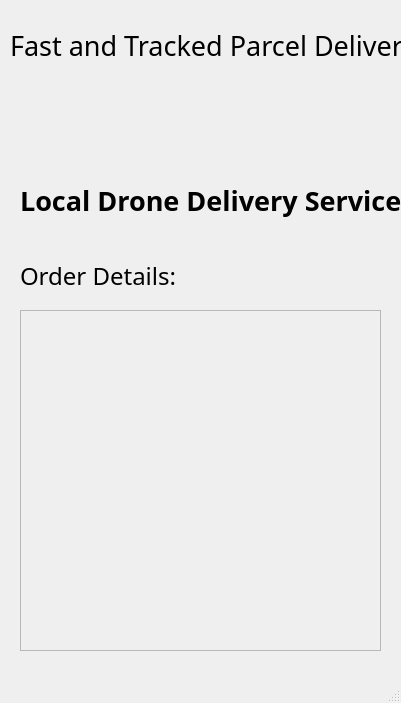
<?xml version="1.0" encoding="UTF-8"?>
<ui version="4.0">
 <class>SignUp</class>
 <widget class="QMainWindow" name="SignUp">
  <property name="geometry">
   <rect>
    <x>0</x>
    <y>0</y>
    <width>401</width>
    <height>703</height>
   </rect>
  </property>
  <property name="windowTitle">
   <string>MainWindow</string>
  </property>
  <property name="autoFillBackground">
   <bool>false</bool>
  </property>
  <property name="styleSheet">
   <string notr="true"/>
  </property>
  <widget class="QWidget" name="centralwidget">
   <property name="styleSheet">
    <string notr="true"/>
   </property>
   <widget class="QLabel" name="label_3">
    <property name="geometry">
     <rect>
      <x>10</x>
      <y>-10</y>
      <width>451</width>
      <height>111</height>
     </rect>
    </property>
    <property name="font">
     <font>
      <family>Segoe UI Semilight</family>
      <pointsize>20</pointsize>
      <weight>50</weight>
      <bold>false</bold>
     </font>
    </property>
    <property name="text">
     <string>Fast and Tracked Parcel Delivery</string>
    </property>
   </widget>
   <widget class="QLabel" name="label_4">
    <property name="geometry">
     <rect>
      <x>20</x>
      <y>170</y>
      <width>381</width>
      <height>61</height>
     </rect>
    </property>
    <property name="font">
     <font>
      <family>Segoe UI Semibold</family>
      <pointsize>20</pointsize>
      <weight>75</weight>
      <bold>true</bold>
     </font>
    </property>
    <property name="text">
     <string>Local Drone Delivery Service</string>
    </property>
   </widget>
   <widget class="QLabel" name="label_5">
    <property name="geometry">
     <rect>
      <x>130</x>
      <y>60</y>
      <width>121</width>
      <height>141</height>
     </rect>
    </property>
    <property name="text">
     <string/>
    </property>
    <property name="pixmap">
     <pixmap>Vector.png</pixmap>
    </property>
   </widget>
   <widget class="QScrollArea" name="scrollArea">
    <property name="geometry">
     <rect>
      <x>20</x>
      <y>310</y>
      <width>361</width>
      <height>341</height>
     </rect>
    </property>
    <property name="widgetResizable">
     <bool>true</bool>
    </property>
    <widget class="QWidget" name="scrollAreaWidgetContents">
     <property name="geometry">
      <rect>
       <x>0</x>
       <y>0</y>
       <width>359</width>
       <height>339</height>
      </rect>
     </property>
    </widget>
   </widget>
   <widget class="QLabel" name="label_7">
    <property name="geometry">
     <rect>
      <x>20</x>
      <y>250</y>
      <width>181</width>
      <height>51</height>
     </rect>
    </property>
    <property name="font">
     <font>
      <family>Segoe UI Semilight</family>
      <pointsize>18</pointsize>
      <underline>false</underline>
     </font>
    </property>
    <property name="text">
     <string>Order Details:</string>
    </property>
   </widget>
  </widget>
  <widget class="QMenuBar" name="menubar">
   <property name="geometry">
    <rect>
     <x>0</x>
     <y>0</y>
     <width>401</width>
     <height>21</height>
    </rect>
   </property>
  </widget>
  <widget class="QStatusBar" name="statusbar"/>
 </widget>
 <resources/>
 <connections/>
</ui>
